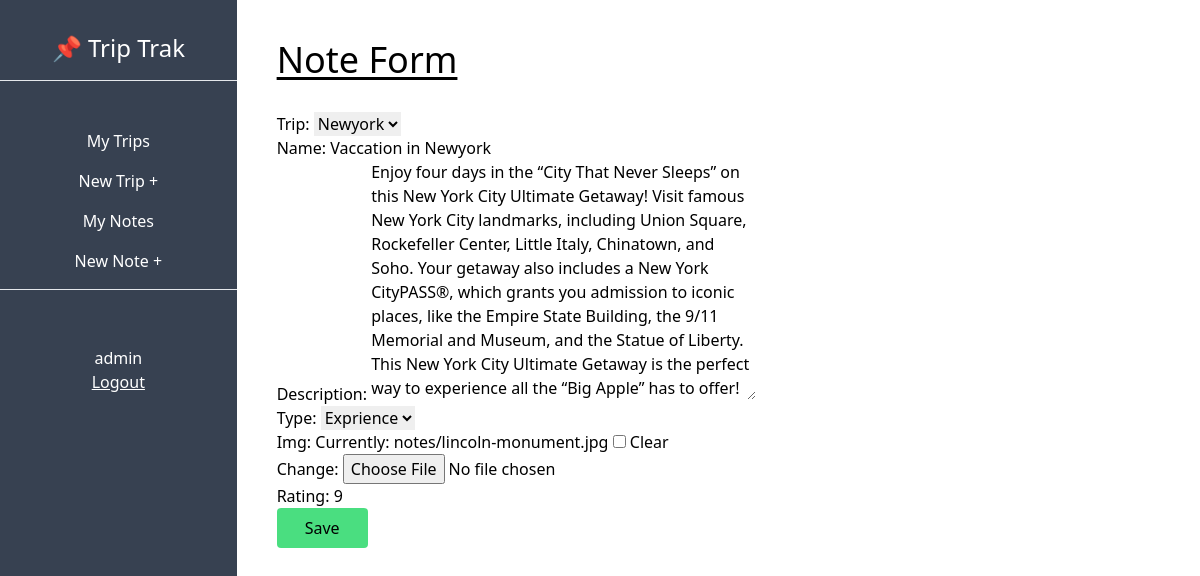
Page /dashboard/note/2/update/ (signed in) on the committed database.
### trip/models.py (models this page shows, shortened)
class Note(models.Model):
    EXCURSIONS = (
        ('event', 'Event'),
        ('dining', 'Dining'),
        ('exprience', 'Exprience'),
        ('general', 'General'),
    )
    trip = models.ForeignKey(Trip, on_delete= models.CASCADE, related_name='notes')
    name = models.CharField(max_length = 100)
    description = models.TextField()
    type = models.CharField(max_length = 100, choices = EXCURSIONS)
    img= models.ImageField(upload_to='notes', blank=True, null=True)
    rating = models.PositiveSmallIntegerField(default=1, validators = [MaxValueValidator(10)])

### trip/views.py (the view)
# urls.py: path('dashboard/note/<int:pk>/update/', NoteUpdateView.as_view(), name='note-update'),
class NoteUpdateView(UpdateView):
    model = Note
    success_url = reverse_lazy('note-list')
    fields = "__all__"
    def get_form(self):
        form = super(NoteUpdateView, self).get_form()
        trips = Trip.objects.filter(owner=self.request.user)
        form.fields['trip'].queryset = trips
        return form

### trip/models.py (called while the page is built)
    def __str__(self):
        return self.city

### trip/templates/trip/note_form.html (shortened to what this page needs)
{% extends 'trip/_base.html' %}
{% load tailwind_filters %}
{% block content %}
<h1 class="text-4xl underline underline-offset-4 mb-8">Note Form</h1>
<form action="" method="post" enctype="multipart/form-data">
    {{form|crispy}}
    <input class="bg-green-400 px-7 py-2 rounded hover:cursor-pointer hover:bg-green-300" type="submit" value="Save">
</form>
{% endblock content %}

### trip/templates/trip/_base.html (shortened to what this page needs)
<!DOCTYPE html>
<html lang="en">
<head>
    <script src="https://cdn.tailwindcss.com"></script>
</head>
<body>
   <div class="flex-col md:flex-row flex h-screen">
    <div class="md:h-screen bg-gray-700 text-white w-full md:w-1/4 md:max-w-xs py-2 md:pt-8 md:pb-2 ">
        <div class="border-b w-full text-center pb-4 text-2xl">
            <h1>📌 Trip Trak</h1>
        </div>
        <div class="pt-4 w-full text-center">
            <br>
            <ul class="flex md:flex-col justify-around px-2 md:px-0 pb-2 md:pb-0">
                <li class="py-2 px-3 md:px-0 hover:bg-gray-600 hover:cursor-pointer"> <a href="{% url 'trip-list' %}">My Trips</a></li>
                <li class="py-2 px-3 md:px-0 hover:bg-gray-600 hover:cursor-pointer"> <a href="{% url 'trip-create' %}">New Trip +</a></li>
                <li class="py-2 px-3 md:px-0 hover:bg-gray-600 hover:cursor-pointer"><a href="{% url 'note-list' %}"> My Notes</a></li>
                <li class="py-2 px-3 md:px-0 hover:bg-gray-600 hover:cursor-pointer"> <a href="{% url 'note-create' %}">New Note +</a></li>
            </ul>
        </div>
        <div class="mt-auto w-full text-center flex md:flex-col justify-evenly py-2 md:pt-0">
            <hr class="my-2">
            <br>
            <br>
            <p class="">{{user.username}}</p>
            <a  class="underline" href="{% url 'login' %}"> Logout </a>
        </div>
    </div>
        <div class="w-full md:w-full p-10 overflow-auto">
            {% block content %}
            {% endblock content %}
        </div>
   </div>
</body>
</html>

### rows in the picture
Note: trip "Newyork", name "Vaccation in Newyork", description "Enjoy four days in the “City That Never Sleeps” on this New York City Ultimate Getaway! Visit famous New York City landmarks, including Union Square, Rockefeller Center, Little Italy, Chinatown, and Soho. Your getaway also includes a New York CityPASS®, which grants you admission to iconic places, like the Empire State Building, the 9/11 Memorial and Museum, and the Statue of Liberty. This New York City Ultimate Getaway is the perfect way to experience all the “Big Apple” has to offer!", type "Exprience", rating "9"

### other values in the picture
{{ user.username }} "admin"
